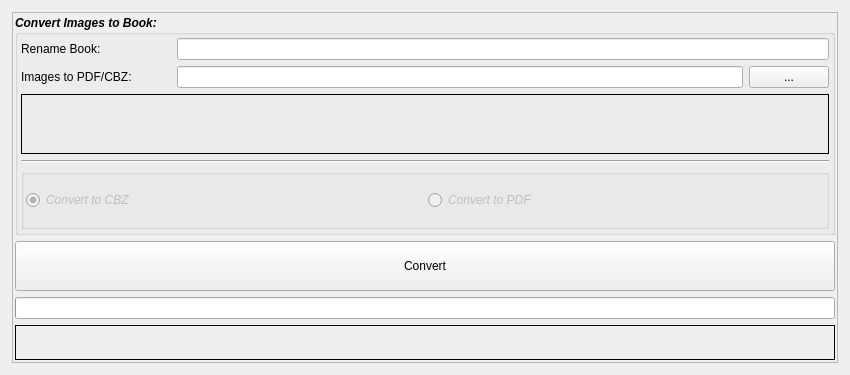
<?xml version="1.0" encoding="UTF-8"?>
<ui version="4.0">
 <class>windowSGConvertBook</class>
 <widget class="QWidget" name="windowSGConvertBook">
  <property name="geometry">
   <rect>
    <x>0</x>
    <y>0</y>
    <width>850</width>
    <height>375</height>
   </rect>
  </property>
  <property name="minimumSize">
   <size>
    <width>850</width>
    <height>375</height>
   </size>
  </property>
  <property name="maximumSize">
   <size>
    <width>1700</width>
    <height>660</height>
   </size>
  </property>
  <property name="windowTitle">
   <string>Form</string>
  </property>
  <layout class="QGridLayout" name="gridLayout">
   <property name="leftMargin">
    <number>12</number>
   </property>
   <property name="topMargin">
    <number>12</number>
   </property>
   <property name="rightMargin">
    <number>12</number>
   </property>
   <property name="bottomMargin">
    <number>12</number>
   </property>
   <item row="0" column="0">
    <widget class="QFrame" name="frame_3">
     <property name="frameShape">
      <enum>QFrame::StyledPanel</enum>
     </property>
     <property name="frameShadow">
      <enum>QFrame::Raised</enum>
     </property>
     <layout class="QVBoxLayout" name="verticalLayout">
      <property name="leftMargin">
       <number>2</number>
      </property>
      <property name="topMargin">
       <number>2</number>
      </property>
      <property name="rightMargin">
       <number>2</number>
      </property>
      <property name="bottomMargin">
       <number>2</number>
      </property>
      <item>
       <widget class="QGroupBox" name="groupBox_ConvertData">
        <property name="sizePolicy">
         <sizepolicy hsizetype="Preferred" vsizetype="Preferred">
          <horstretch>0</horstretch>
          <verstretch>0</verstretch>
         </sizepolicy>
        </property>
        <property name="font">
         <font>
          <italic>true</italic>
          <bold>true</bold>
         </font>
        </property>
        <property name="title">
         <string>Convert Images to Book:</string>
        </property>
        <layout class="QVBoxLayout" name="verticalLayout_4">
         <property name="leftMargin">
          <number>3</number>
         </property>
         <property name="topMargin">
          <number>3</number>
         </property>
         <property name="rightMargin">
          <number>3</number>
         </property>
         <property name="bottomMargin">
          <number>3</number>
         </property>
         <item>
          <layout class="QHBoxLayout" name="horizontalLayout">
           <item>
            <widget class="QLabel" name="label_sgBookRename">
             <property name="minimumSize">
              <size>
               <width>150</width>
               <height>0</height>
              </size>
             </property>
             <property name="maximumSize">
              <size>
               <width>150</width>
               <height>16777215</height>
              </size>
             </property>
             <property name="font">
              <font>
               <italic>false</italic>
               <bold>false</bold>
              </font>
             </property>
             <property name="text">
              <string>Rename Book:</string>
             </property>
            </widget>
           </item>
           <item>
            <widget class="QLineEdit" name="lineEdit_sgBookRename">
             <property name="font">
              <font>
               <italic>false</italic>
               <bold>false</bold>
              </font>
             </property>
            </widget>
           </item>
          </layout>
         </item>
         <item>
          <layout class="QHBoxLayout" name="horizontalLayout_82">
           <item>
            <widget class="QLabel" name="label_sgToolsConvertToPDF">
             <property name="minimumSize">
              <size>
               <width>150</width>
               <height>0</height>
              </size>
             </property>
             <property name="maximumSize">
              <size>
               <width>150</width>
               <height>16777215</height>
              </size>
             </property>
             <property name="font">
              <font>
               <italic>false</italic>
               <bold>false</bold>
              </font>
             </property>
             <property name="text">
              <string>Images to PDF/CBZ:</string>
             </property>
            </widget>
           </item>
           <item>
            <widget class="QLineEdit" name="lineEdit_sgToolsConvertToPDF">
             <property name="font">
              <font>
               <italic>false</italic>
               <bold>false</bold>
              </font>
             </property>
            </widget>
           </item>
           <item>
            <widget class="QPushButton" name="pushButton_sgToolsConvertDirectory">
             <property name="minimumSize">
              <size>
               <width>80</width>
               <height>0</height>
              </size>
             </property>
             <property name="maximumSize">
              <size>
               <width>80</width>
               <height>16777215</height>
              </size>
             </property>
             <property name="font">
              <font>
               <italic>false</italic>
               <bold>false</bold>
              </font>
             </property>
             <property name="text">
              <string>...</string>
             </property>
            </widget>
           </item>
          </layout>
         </item>
         <item>
          <widget class="QFrame" name="frame_2">
           <property name="frameShape">
            <enum>QFrame::Panel</enum>
           </property>
           <property name="frameShadow">
            <enum>QFrame::Plain</enum>
           </property>
           <layout class="QVBoxLayout" name="verticalLayout_3">
            <property name="leftMargin">
             <number>3</number>
            </property>
            <property name="topMargin">
             <number>3</number>
            </property>
            <property name="rightMargin">
             <number>3</number>
            </property>
            <property name="bottomMargin">
             <number>3</number>
            </property>
            <item>
             <widget class="QLabel" name="label_sgFoundInFolder">
              <property name="text">
               <string/>
              </property>
             </widget>
            </item>
           </layout>
          </widget>
         </item>
         <item>
          <widget class="Line" name="line">
           <property name="orientation">
            <enum>Qt::Horizontal</enum>
           </property>
          </widget>
         </item>
         <item>
          <widget class="QGroupBox" name="groupBox_ToolsConvertToPDF">
           <property name="enabled">
            <bool>false</bool>
           </property>
           <property name="title">
            <string/>
           </property>
           <layout class="QVBoxLayout" name="verticalLayout_103">
            <property name="leftMargin">
             <number>2</number>
            </property>
            <property name="topMargin">
             <number>2</number>
            </property>
            <property name="rightMargin">
             <number>2</number>
            </property>
            <property name="bottomMargin">
             <number>2</number>
            </property>
            <item>
             <layout class="QHBoxLayout" name="horizontalLayout_83">
              <item>
               <widget class="QRadioButton" name="radioButton_sgToolsConvertCBZ">
                <property name="font">
                 <font>
                  <pointsize>9</pointsize>
                  <italic>true</italic>
                  <bold>false</bold>
                  <underline>false</underline>
                 </font>
                </property>
                <property name="text">
                 <string>Convert to CBZ</string>
                </property>
                <property name="checked">
                 <bool>true</bool>
                </property>
               </widget>
              </item>
              <item>
               <widget class="QRadioButton" name="radioButton_sgToolsConvertPDF">
                <property name="font">
                 <font>
                  <pointsize>9</pointsize>
                  <italic>true</italic>
                  <bold>false</bold>
                  <underline>false</underline>
                 </font>
                </property>
                <property name="text">
                 <string>Convert to PDF</string>
                </property>
               </widget>
              </item>
             </layout>
            </item>
           </layout>
          </widget>
         </item>
        </layout>
       </widget>
      </item>
      <item>
       <widget class="QPushButton" name="pb_convertimages">
        <property name="minimumSize">
         <size>
          <width>0</width>
          <height>50</height>
         </size>
        </property>
        <property name="maximumSize">
         <size>
          <width>16777215</width>
          <height>50</height>
         </size>
        </property>
        <property name="text">
         <string>Convert</string>
        </property>
       </widget>
      </item>
      <item>
       <widget class="QProgressBar" name="progressBar">
        <property name="value">
         <number>0</number>
        </property>
        <property name="textVisible">
         <bool>false</bool>
        </property>
       </widget>
      </item>
      <item>
       <widget class="QFrame" name="frame">
        <property name="minimumSize">
         <size>
          <width>0</width>
          <height>35</height>
         </size>
        </property>
        <property name="maximumSize">
         <size>
          <width>16777215</width>
          <height>35</height>
         </size>
        </property>
        <property name="frameShape">
         <enum>QFrame::Panel</enum>
        </property>
        <property name="frameShadow">
         <enum>QFrame::Plain</enum>
        </property>
        <layout class="QVBoxLayout" name="verticalLayout_2">
         <property name="leftMargin">
          <number>1</number>
         </property>
         <property name="topMargin">
          <number>1</number>
         </property>
         <property name="rightMargin">
          <number>1</number>
         </property>
         <property name="bottomMargin">
          <number>1</number>
         </property>
         <item>
          <widget class="QLabel" name="message">
           <property name="font">
            <font>
             <pointsize>7</pointsize>
            </font>
           </property>
           <property name="text">
            <string/>
           </property>
           <property name="textInteractionFlags">
            <set>Qt::LinksAccessibleByMouse|Qt::TextSelectableByMouse</set>
           </property>
          </widget>
         </item>
        </layout>
       </widget>
      </item>
     </layout>
    </widget>
   </item>
  </layout>
 </widget>
 <resources/>
 <connections/>
</ui>
